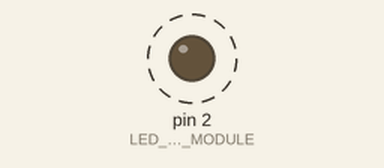
This sketch was run on a simulated Arduino Uno, built with avr-gcc and run on an emulated ATmega328P. Shown: output pins drawn as LEDs (lit = HIGH). Dashed ring = blinking. What the sketch prints to the serial monitor is not drawn.

Above: at 3.5 s.
Timing chart, 0 to 7.6 s (numbered marks = the images above):
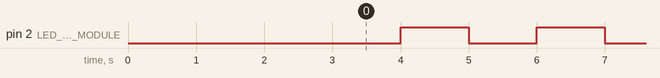

The sketch:

L01p06.ino
```cpp
#include <Arduino.h>
#define LED_ON_MODULE 2
#define PERIOD_TASK 1000
#define PRESCALE_2  2
unsigned long tick_last;
byte rqtask, rqtask_2;
byte precount_2;
byte varCount;
//-----------------------------------------------
void taskToggle();
void taskCountUp();
void taskDummy();
void myschedule();
//===============================================
void setup() {
    delay(3000);
    // H/W initialize
    pinMode(LED_ON_MODULE, OUTPUT);
    Serial.begin(115200);
    // Variables and state initialize
    tick_last = millis();
    rqtask = 0;
    rqtask_2 = 0;
    precount_2 = 0;
    varCount = 0;
    // End of setup
    Serial.println("\n\r\n\r\n\r#### End of setup ####");
}
void loop() {
    myschedule();
    if (rqtask == 1) {
        rqtask = 0;
        Serial.print("*** round ****: ");
        Serial.println(millis());
        taskToggle();
        taskCountUp();
    }
    if(rqtask_2 == 1) {
        rqtask_2 = 0;
        taskDummy();
    }
}
//###############################################
void myschedule() {
  unsigned long tnow, tdiff;
  tnow = millis();
  if (tnow > tick_last) {
    tdiff = tnow - tick_last;
  }
  else if (tnow < tick_last) {
    tdiff = 0xFFFFFFFF;
    tdiff -= tick_last;
    tdiff += tnow;
    tdiff++;
  }
  else return;
  if (tdiff < PERIOD_TASK) return;
  //---------------------------------------------
  tick_last += PERIOD_TASK;
  rqtask = 1;
  precount_2++;
  if (precount_2 == PRESCALE_2) {
      precount_2 = 0;
      rqtask_2 = 1;
  }
}
void taskToggle() {
    Serial.println("Task: Blink");
    digitalWrite(LED_ON_MODULE, !digitalRead(LED_ON_MODULE));
}
void taskCountUp() {
    Serial.print("Task: Counting up = ");
    Serial.println(varCount);
    varCount++;
}
void taskDummy() {
    int ii, j;
    Serial.println("Task: Dummy long loop count");
    for(ii=0; ii<2800; ii++) {
        j = ii+1;
    }
}
```

Measured:
- by itself, pin 2 (LED_ON_MODULE): alternates HIGH for 1.0 s and LOW for 1.0 s
